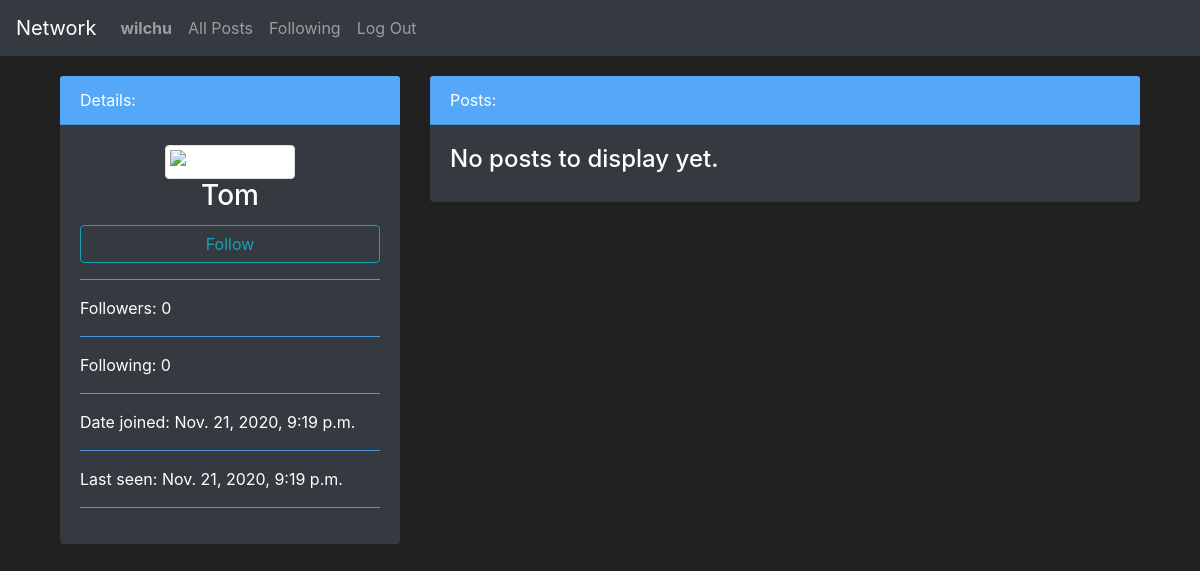
Page /profil/3 (signed in) on the earlier database version.
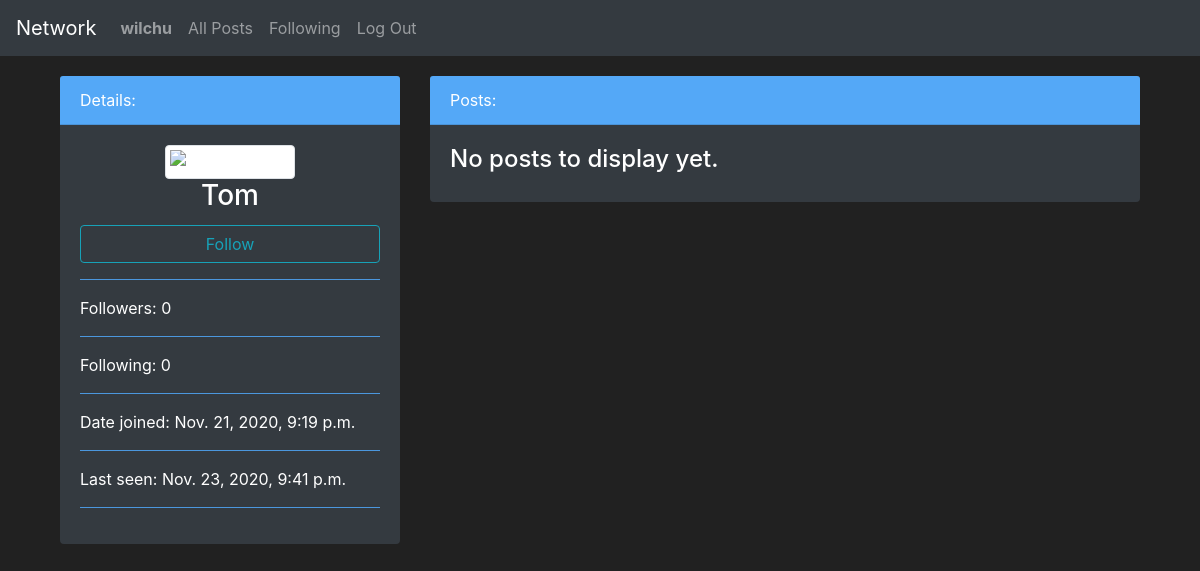
Same page on the later database version.
### network/models.py (models this page shows)
class User(AbstractUser):
    followers = models.IntegerField(default=0)
    following = models.IntegerField(default=0)

### network/views.py (the view, shortened to what this page needs)
# urls.py: path("profil/<int:userID>", views.profil, name="profil")
def profil(request, userID):
    try:
        get_user = User.objects.get(pk=int(userID))
    except ObjectDoesNotExist:
        return HttpResponseNotFound('<h1>User not found</h1>')
    follower = User.objects.get(pk=int(request.user.id))
    follow_object = Follows.objects.filter(follower = follower).filter(target = get_user)
    if follow_object:
        is_following = True
    else:
        is_following = False
    return render(request, 'network/profil.html', {
        'user_id': get_user.id,
        'user_nickname': get_user.username,
        'user_followers': get_user.followers,
        'user_following': get_user.following,
        'user_joined': get_user.date_joined,
        'user_seen': get_user.last_login,
        'user_posts': Posts.objects.all().filter(post_owner = get_user).order_by('-post_date'),
        "follow_status": is_following
    })

### network/templates/network/profil.html (shortened to what this page needs)
{% extends "network/layout.html" %}
{% block body %}
    <section>
        <div class="container">
            <div class="row">
                <div class="col-md-4">
                    <div class="card text-white bg-dark mb-3">
                        <div class="card-header">Details:</div>
                        <div class="card-body">
                          <div class="text-center">
                            <img src="https://cdn.pixabay.com/photo/2015/10/05/22/37/blank-profile-picture-973460_960_720.png" width="200px;"class="img-thumbnail" alt="Icon of a user">
                            <h3 class="card-title">{{ user_nickname }}</h3>
                          </div>
                          {% if user_nickname != user.username %}
                            <form action="{% url 'profil' user_id %}" method="POST">
                              {% if follow_status == False %}
                                <button type="submit" name="action" value="follow" class="btn btn-outline-info btn-block">Follow</button>
                              {% else %}
                                <button type="submit" name="action" value="unfollow" class="btn btn-outline-info btn-block">Unfollow</button>
                              {% endif %}
                            </form>
                          {% endif %}
                          <hr>
                          <p class="card-text">Followers: {{ user_followers }}</p>
                          <hr>
                          <p class="card-text">Following: {{ user_following }}</p>
                          <hr>
                          <p class="card-text">Date joined: {{ user_joined }}</p>
                          <hr>
                          <p class="card-text">Last seen: {{ user_seen }}</p>
                          <hr>
                        </div>
                      </div>
                </div>
                <div class="col-md-8">
                    <div class="card text-white bg-dark mb-3">
                        <div class="card-header">Posts:</div>
                        <div class="card-body">
                           {% for post in user_posts %}
                              <div class="card bg-blue text-white">
                                <div class="card-body">
                                  <p class="card-text">{{ post.post_content }}</p>
                                </div>
                                <div class="card-footer">
                                  <p>Added on: {{ post.post_date }} | By: {{ post.post_owner }}</p>
                                  <button type="button" class="btn btn-primary">
                                    &hearts; Likes <span class="badge badge-light">{{ post.post_likes }}</span>
                                    <span class="sr-only">Likes</span>
                                  </button>
                                </div>
                              </div>
                              {% empty %}
                              <h4>No posts to display yet.</h4>
                           {% endfor %}
                        </div>
                      </div>
                </div>
            </div>
        </div>
    </section>
{% endblock %}

Differences in the rows shown:
changed User "Tom": last_login "Nov. 21, 2020, 9:19 p.m." → "Nov. 23, 2020, 9:41 p.m."
